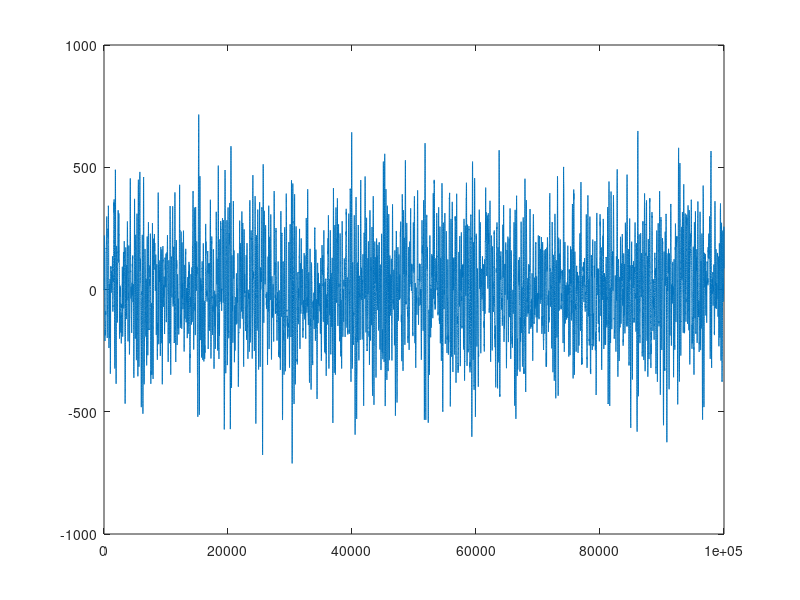
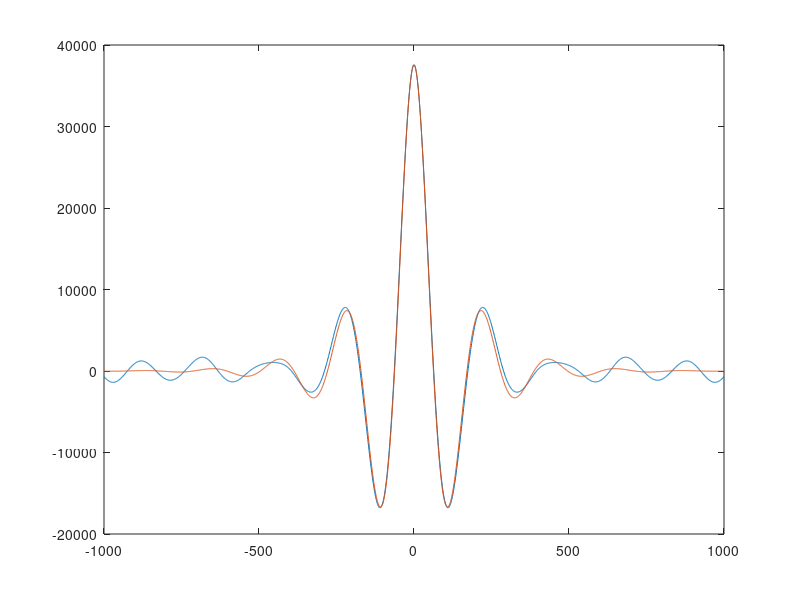

Write the MATLAB code that produced these figures, in order.
%% DSE_Lab2_T4

omega = 0.03;
f = 0.25;
deltaT = 1;


F = [0,1;-omega.^2,-2*f*omega];
phi=expm(F*deltaT);
x = zeros(2,100001);

for i = 1:100000
    w = normrnd(0,1);
    x(:,i+1) = phi*x(:,i) + [0;w];
end
figure(1);
t=0:100000;
plot(t,x(1,:));
hold on;
figure(2);
tau = -1000:1000;
% sigmax1=sum((x(1,:)-mean(x)).^2)/length(x(1,:));

sigma=var(x(1,:));
beta=omega*sqrt(1-f^2);
COVx1x1=sigma*exp(-f*omega*abs(tau)).*(cos(beta*abs(tau))+(f*omega/beta)*sin(beta*abs(tau)));
plot(tau,xcov(x(1,:),x(1,:),1000,'biased'),tau,COVx1x1);
